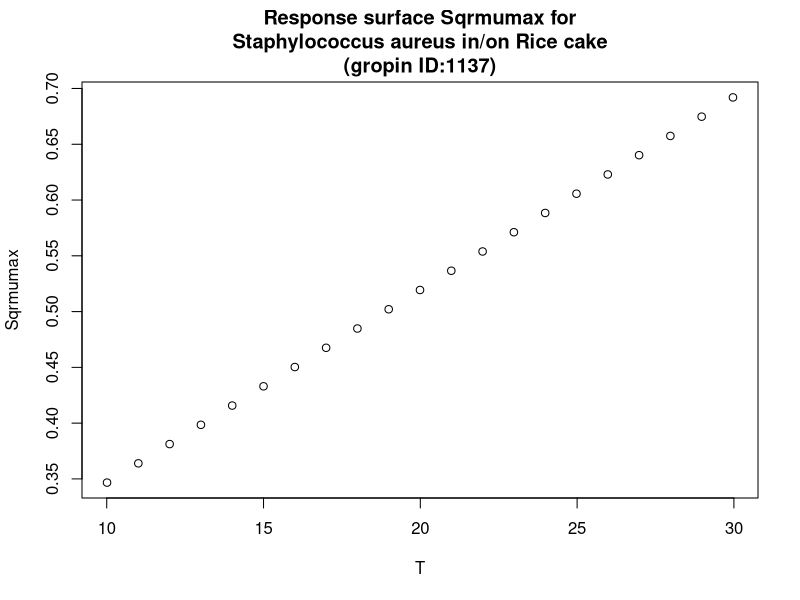

Write the R code that produced this figure.
#############################
# start of Parameter script
#############################
T <- seq(10.01,29.97002997003,length.out=21)
#############################
# end of Parameter script
#############################
############################# 
# start of Model script Gropin ID 1137 
#############################
 
# constant coefficients for this model
 
variables <- data.frame(T)
argumentsPar <- expand.grid(variables)
 
# heart of the model
response_surface <- function(T) {
   mumax <-0.0173*(T+10.03)

return(mumax=mumax)
} 

# output parameters
responseSurface <- cbind(argumentsPar,response_surface(argumentsPar['T']))
colnames(responseSurface) <- c(colnames(argumentsPar),'Sqrmumax')
#############################
# End of Model script
#############################
############################# 
# start of Visualisation script Gropin ID 1137 
#############################
plot(T,responseSurface$'Sqrmumax',xlab='T',
                          ylab='Sqrmumax',main='Response surface Sqrmumax for
Staphylococcus aureus in/on Rice cake
(gropin ID:1137)')
#############################
# End of Visualisation script
#############################
